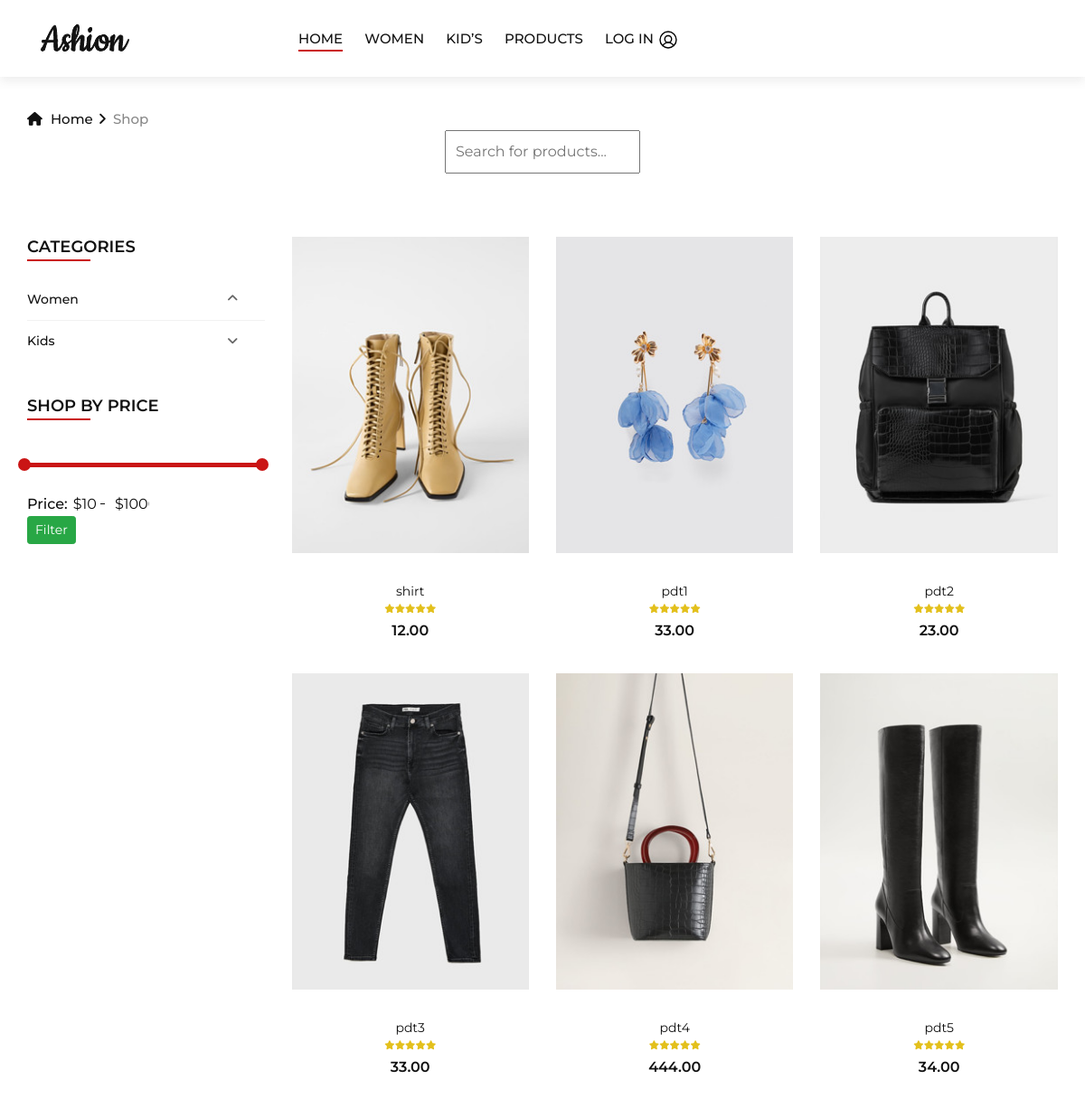
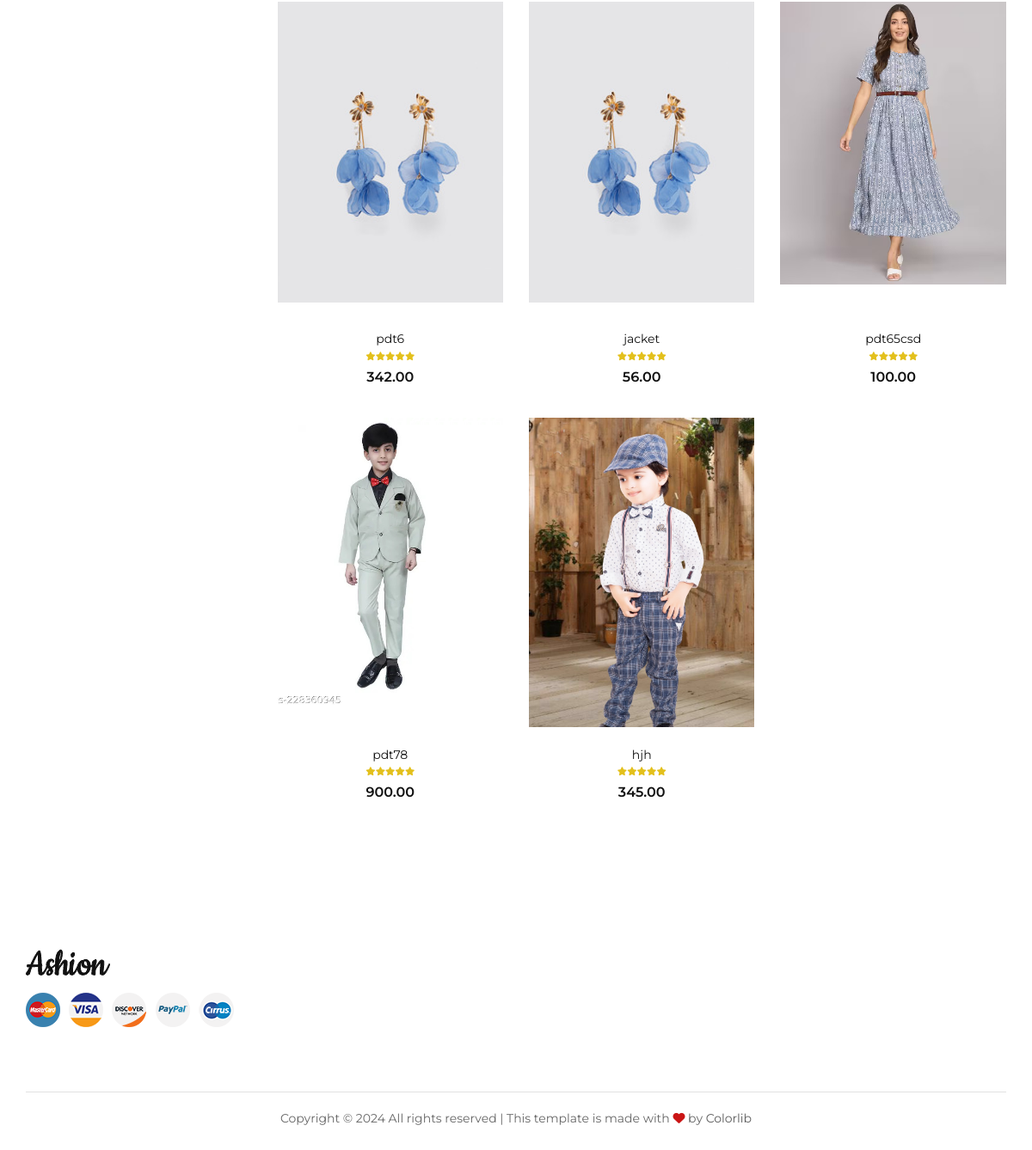
Page /list_of_product/ on the committed database (2 pictures, top to bottom).
### products/models.py (models this page shows, shortened)
class Product(models.Model):
    LIVE=1
    DELETE=0
    DELETE_CHOICES=((LIVE,'Live'),(DELETE,'delete'))
    name=models.CharField(max_length=200)
    description=models.TextField()
    price = models.DecimalField(max_digits=10, decimal_places=2)
    stock = models.PositiveIntegerField()
    image_url = models.ImageField(upload_to='media')
    image_1 = models.ImageField(upload_to='media',default="null",null=True)
    image_2 = models.ImageField(upload_to='media',default="null",null=True)
    image_3 = models.ImageField(upload_to='media',default="null",null=True)
    category = models.ForeignKey(Category, related_name='products', on_delete=models.CASCADE)
    sub_category = models.ForeignKey(SubCategory, related_name='sub_products', on_delete=models.CASCADE,default=1)
    sizes = models.ManyToManyField(Size)  # Many-to-Many relationship for multiple sizes
    priority=models.IntegerField(default=0)
    deleted_status=models.IntegerField(choices=DELETE_CHOICES,default=LIVE)
    created_at=models.DateTimeField(auto_now_add=True)
    updated_at=models.DateTimeField(auto_now=True)
    objects = ProductManager()  # Attach the custom manager here

### products/views.py (the view)
# urls.py: path('list_of_product/', views.list_of_product, name='list_of_product'),
def list_of_product(request):
    query = request.GET.get('q', '')  # Get the search query from the request
    if query:
        products = Product.objects.filter(name__icontains=query)
    else:
        products = Product.objects.all()
    return render(request, 'shop.html', {'products': products})

### orders/context_processors.py (called while the page is built)
def cart_count(request):
    if request.user.is_authenticated:
        try:
            cart = Cart.objects.get(cart_user=request.user)
            cart_items = CartItem.objects.filter(cart=cart,is_active=True)
            return {'cart_count': cart_items.count()}
        except Cart.DoesNotExist:
            return {'cart_count': 0}  # Return 0 if no cart exists for the user
    else:
        return {'cart_count': 0}  # Return 0 for anonymous users or when the user is not logged in

### products/context_processors.py (called while the page is built)
def wishlist_count(request):
    if request.user.is_authenticated:
        wishlist_count = Wishlist.objects.filter(user=request.user).count()
    else:
        wishlist_count = 0
    return {'wishlist_count': wishlist_count}

### products/models.py (called while the page is built)
    def active(self):
        return self.filter(deleted_status=Product.LIVE)

    def get_queryset(self):
        return ProductQuerySet(self.model, using=self._db).active()

### products/templatetags/chunks_filters.py (called while the page is built)
@register.filter(name='chunk')
def my_custom_filter(list_data,chunk_size):
    chunk=[]
    i=0
    for data in list_data:
        chunk.append(data)
        i=i+1
        if i==chunk_size:
            yield chunk
            i=0
            chunk=[]
    if chunk:
        yield chunk

### templates/shop.html (shortened to what this page needs)
{% load static %}
{% load chunks_filters %}
<!DOCTYPE html>
<html lang="en">
<head>
    {% block base %}
    {% include "base.html" %}
    {% endblock base %}
    {% block header %}
    {% include "header.html" %}
    {% endblock header %}
    <link href="https://cdnjs.cloudflare.com/ajax/libs/toastr.js/latest/toastr.min.css" rel="stylesheet">
</head>
<body>
    <div class="breadcrumb-option">
        <div class="container">
            <div class="row">
                <div class="col-lg-12">
                    <div class="breadcrumb__links">
                        <a href="{% url 'home' %}"><i class="fa fa-home"></i> Home</a>
                        <span>Shop</span>
                        <div class="search-container">
                        <form id="search-form" method="GET">
                            <input type="text" id="search-input" name="q" placeholder="Search for products..." autocomplete="off">
                        </form>
                    </div>
                    </div>
                </div>
            </div>
        </div>
    </div>
    <section class="shop spad">
        <div class="container">
            <div class="row">
                <div class="col-lg-3 col-md-3">
                    <div class="shop__sidebar">
                        <form id="filter-form">
                            <div class="sidebar__categories">
                                <div class="section-title">
                                    <h4>Categories</h4>
                                </div>
                                <div class="categories__accordion">
                                    <div class="accordion" id="accordionExample">
                                        {% if category == "women" %}
                                        <div class="card">
                                            <div class="card-heading active">
                                                <a data-toggle="collapse" data-target="#collapseOne">Women</a>
                                            </div>
                                            <div id="collapseOne" class="collapse" data-parent="#accordionExample">
                                                <div class="card-body">
                                                    <ul>
                                                        {% for subcategory in subcategories %}
                                                            {% if subcategory.category.name == "women" %}
                                                                <li>
                                                                    <a href="?subcategory={{ subcategory.name }}">{{ subcategory.name }}</a>
                                                                </li>
                                                            {% endif %}
                                                        {% endfor %}
                                                    </ul>
                                                </div>
                                            </div>
                                        </div>
                                         {% else %}
                                         <div class="categories__accordion">
                                            <div class="accordion" id="accordionExample">
                                                <div class="card">
                                                    <div class="card-heading active">
                                                        <a data-toggle="collapse" data-target="#collapseOne">Women</a>
                                                    </div>
                                                </div>
                                                <div class="card">
                                                    <div class="card-heading">
                                                        <a data-toggle="collapse" data-target="#collapseThree">Kids</a>
                                                    </div>
                                                </div>
                                            </div>
                                        </div>
                                        {% endif %}
                                    </div>
                                </div>
                            </div>
                            <div class="sidebar__filter">
                                <div class="section-title">
                                    <h4>Shop by price</h4>
                                </div>
                                <div class="filter-range-wrap">
                                    <div class="price-range ui-slider ui-corner-all ui-slider-horizontal ui-widget ui-widget-content"
                                        data-min="10" data-max="1000"></div>
                                    <div class="range-slider">
                                        <div class="price-input">
                                            <p>Price:</p>
                                            <input type="text" id="minamount" name="min_price">
                                            <input type="text" id="maxamount" name="max_price">
                                        </div>
                                    </div>
                                </div>
                                <button class="btn btn-success btn-sm" type="submit" id="filter-btn">Filter</button>
                            </div>
                        </form>
                    </div>
                </div>
                <div class="col-lg-9 col-md-9">
                    <div class="row" id="product-list">
                         {% for product_chunks in products|chunk:1 %}
                        <div class="col-lg-4 col-md-6 col-sm-6">
                            {% for product in product_chunks %}
                            <div class="product__item">
                               <div class="product__item__pic set-bg">
                                <a href="{% url 'product_detail' product.id%}"><img src="{{product.image_url.url}}"></a>
                                <ul class="product__hover">
                                </ul>
                                </div>
                                <div class="product__item__text">
                                    <h6><a href="#">{{product.name}}</a></h6>
                                    <div class="rating">
                                        <i class="fa fa-star"></i>
                                        <i class="fa fa-star"></i>
                                        <i class="fa fa-star"></i>
                                        <i class="fa fa-star"></i>
                                        <i class="fa fa-star"></i>
                                    </div>
                                    <div class="product__price">{{product.price}}</div>
                                </div>
                            </div>
                            {% endfor %}
                        </div>
                        {% endfor %}
                </div>
            </div>
        </div>
    </section>
    {% block footer %}
    {% include "footer.html" %}
    {% endblock footer %}
</body>
</html>

### templates/base.html (shortened to what this page needs)
{% load static %}
<!DOCTYPE html>
<html lang="zxx">
<head>
    <link rel="stylesheet" href="{% static 'css/bootstrap.min.css' %}" type="text/css">
    <link rel="stylesheet" href="{% static 'css/font-awesome.min.css' %}" type="text/css">
    <link rel="stylesheet" href="{% static 'css/elegant-icons.css' %}" type="text/css">
    <link rel="stylesheet" href="{% static 'css/jquery-ui.min.css' %}" type="text/css">
    <link rel="stylesheet" href="{% static 'css/magnific-popup.css' %}" type="text/css">
    <link rel="stylesheet" href="{% static 'css/owl.carousel.min.css' %}" type="text/css">
    <link rel="stylesheet" href="{% static 'css/slicknav.min.css' %}" type="text/css">
    <link rel="stylesheet" href="{% static 'css/style.css' %}" type="text/css">
</head>

### templates/header.html (shortened to what this page needs)
   {% load static %}
    <header class="header">
        <div class="container-fluid">
           {% include "menu.html" %}
        </div>
    </header>

### templates/menu.html (shortened to what this page needs)
{% load static %}
<head>
    <link rel="stylesheet" href="https://cdnjs.cloudflare.com/ajax/libs/font-awesome/6.0.0-beta3/css/all.min.css">
</head>
<body>
<div class="row">
    <div class="col-xl-3 col-lg-2">
        <div class="header__logo">
            <a href="./index.html"><img src="{% static 'img/logo.png' %}" alt=""></a>
        </div>
    </div>
    <div class="col-xl-6 col-lg-7">
        <nav class="header__menu">
            <ul>
                <li class="active"><a href="{% url 'home' %}">Home</a></li>
                <li><a href="{% url 'category_view' 'women' %}">Women</a></li>
                <li><a href="{% url 'category_view' 'kids' %}">Kid’s</a></li>
                <li><a href="{% url 'list_product' %}">Products</a></li>
                <li><a href="#">Log in
                    <img src="{% static 'img/login_logo.svg' %}" alt="logo" /></a>
                </li>
            </ul>
        </nav>
    </div>
    <div class="col-lg-3">
        <div class="header__right">
        </div>
    </div>
</div>

### templates/footer.html
<footer class="footer">
    <div class="container">
        <div class="row">
            <div class="col-lg-4 col-md-6 col-sm-7">
                <div class="footer__about">
                    <div class="footer__logo">
                        <a href="./index.html"><img src="img/logo.png" alt=""></a>
                    </div>
                    <div class="footer__payment">
                        <a href="#"><img src="img/payment/payment-1.png" alt=""></a>
                        <a href="#"><img src="img/payment/payment-2.png" alt=""></a>
                        <a href="#"><img src="img/payment/payment-3.png" alt=""></a>
                        <a href="#"><img src="img/payment/payment-4.png" alt=""></a>
                        <a href="#"><img src="img/payment/payment-5.png" alt=""></a>
                    </div>
                </div>
            </div>
        </div>
        <div class="row">
            <div class="col-lg-12">
                <div class="footer__copyright__text">
                    <p>Copyright &copy; <script>document.write(new Date().getFullYear());</script> All rights reserved | This template is made with <i class="fa fa-heart" aria-hidden="true"></i> by <a href="https://colorlib.com" target="_blank">Colorlib</a></p>
                </div>
            </div>
        </div>
    </div>
</footer>

### templates/menu.html (style rules this page uses)
.search-container { position: relative; max-width: 500px; margin: 0 auto; }

### rows in the picture
Product: image_url (picture), name "shirt", price "12.00"
Product: image_url (picture), name "pdt1", price "33.00"
Product: image_url (picture), name "pdt2", price "23.00"
Product: image_url (picture), name "pdt3", price "33.00"
Product: image_url (picture), name "pdt4", price "444.00"
Product: image_url (picture), name "pdt5", price "34.00"
Product: image_url (picture), name "pdt6", price "342.00"
Product: image_url (picture), name "jacket", price "56.00"
Product: image_url (picture), name "pdt65csd", price "100.00"
Product: image_url (picture), name "pdt78", price "900.00"
Product: image_url (picture), name "hjh", price "345.00"
